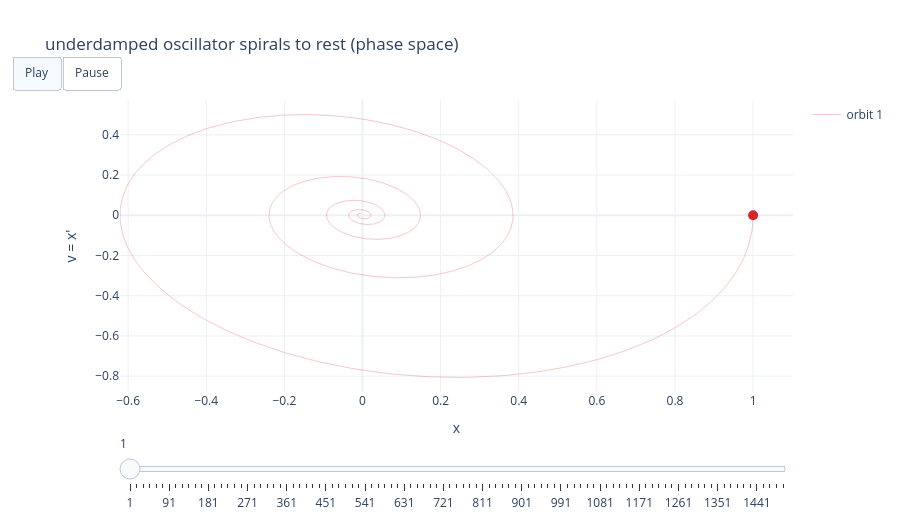

Notebook cell for this chart:
### Markdown cell above
**アニメーション**(Play で再生):同じ運動を **位相空間 $(x, v)$** で見ると、弱減衰の軌道は
原点へ **らせん状に巻き込む**(= 04 章の stable spiral)。点が時間とともに内側へ回ります。

### Code cell
import plotly.io as pio
from ode_book import interactive

pio.renderers.default = "plotly_mimetype+notebook_connected"
fu = systems.harmonic_oscillator(omega=1.0, gamma=0.15)
tt = np.linspace(0, 30, 1500)
traj = solvers.rk4(fu, [1.0, 0.0], tt)[:, :2]
interactive.plotly_trajectory_anim(traj, step=15, xlabel="x", ylabel="v = x'",
                                   title="underdamped oscillator spirals to rest (phase space)").show()

### Figure 1 — Plotly figure (JSON) as saved in the notebook; plotly's stock layout.template omitted (floating-point values rounded to 4 significant figures; data arrays with more than 128 entries replaced by an {"elided": "..."} marker saying what was removed)
{"data": [{"line": {"color": "#d62728", "width": 1}, "mode": "lines", "name": "orbit 1", "opacity": 0.25, "type": "scatter", "x": {"elided": "1500 float values"}, "y": {"elided": "1500 float values"}}, {"marker": {"color": "#d62728", "size": 10}, "mode": "markers", "showlegend": false, "type": "scatter", "x": [1.0], "y": [0.0]}], "layout": {"height": 520, "sliders": [{"active": 0, "pad": {"t": 40}, "steps": [{"args": [["1"], {"frame": {"duration": 0, "redraw": true}, "mode": "immediate"}], "label": "1", "method": "animate"}, {"args": [["16"], {"frame": {"duration": 0, "redraw": true}, "mode": "immediate"}], "label": "16", "method": "animate"}, {"args": [["31"], {"frame": {"duration": 0, "redraw": true}, "mode": "immediate"}], "label": "31", "method": "animate"}, {"args": [["46"], {"frame": {"duration": 0, "redraw": true}, "mode": "immediate"}], "label": "46", "method": "animate"}, {"args": [["61"], {"frame": {"duration": 0, "redraw": true}, "mode": "immediate"}], "label": "61", "method": "animate"}, {"args": [["76"], {"frame": {"duration": 0, "redraw": true}, "mode": "immediate"}], "label": "76", "method": "animate"}, {"args": [["91"], {"frame": {"duration": 0, "redraw": true}, "mode": "immediate"}], "label": "91", "method": "animate"}, {"args": [["106"], {"frame": {"duration": 0, "redraw": true}, "mode": "immediate"}], "label": "106", "method": "animate"}, {"args": [["121"], {"frame": {"duration": 0, "redraw": true}, "mode": "immediate"}], "label": "121", "method": "animate"}, {"args": [["136"], {"frame": {"duration": 0, "redraw": true}, "mode": "immediate"}], "label": "136", "method": "animate"}, {"args": [["151"], {"frame": {"duration": 0, "redraw": true}, "mode": "immediate"}], "label": "151", "method": "animate"}, {"args": [["166"], {"frame": {"duration": 0, "redraw": true}, "mode": "immediate"}], "label": "166", "method": "animate"}, {"args": [["181"], {"frame": {"duration": 0, "redraw": true}, "mode": "immediate"}], "label": "181", "method": "animate"}, {"args": [["196"], {"frame": {"duration": 0, "redraw": true}, "mode": "immediate"}], "label": "196", "method": "animate"}, {"args": [["211"], {"frame": {"duration": 0, "redraw": true}, "mode": "immediate"}], "label": "211", "method": "animate"}, {"args": [["226"], {"frame": {"duration": 0, "redraw": true}, "mode": "immediate"}], "label": "226", "method": "animate"}, {"args": [["241"], {"frame": {"duration": 0, "redraw": true}, "mode": "immediate"}], "label": "241", "method": "animate"}, {"args": [["256"], {"frame": {"duration": 0, "redraw": true}, "mode": "immediate"}], "label": "256", "method": "animate"}, {"args": [["271"], {"frame": {"duration": 0, "redraw": true}, "mode": "immediate"}], "label": "271", "method": "animate"}, {"args": [["286"], {"frame": {"duration": 0, "redraw": true}, "mode": "immediate"}], "label": "286", "method": "animate"}, {"args": [["301"], {"frame": {"duration": 0, "redraw": true}, "mode": "immediate"}], "label": "301", "method": "animate"}, {"args": [["316"], {"frame": {"duration": 0, "redraw": true}, "mode": "immediate"}], "label": "316", "method": "animate"}, {"args": [["331"], {"frame": {"duration": 0, "redraw": true}, "mode": "immediate"}], "label": "331", "method": "animate"}, {"args": [["346"], {"frame": {"duration": 0, "redraw": true}, "mode": "immediate"}], "label": "346", "method": "animate"}, {"args": [["361"], {"frame": {"duration": 0, "redraw": true}, "mode": "immediate"}], "label": "361", "method": "animate"}, {"args": [["376"], {"frame": {"duration": 0, "redraw": true}, "mode": "immediate"}], "label": "376", "method": "animate"}, {"args": [["391"], {"frame": {"duration": 0, "redraw": true}, "mode": "immediate"}], "label": "391", "method": "animate"}, {"args": [["406"], {"frame": {"duration": 0, "redraw": true}, "mode": "immediate"}], "label": "406", "method": "animate"}, {"args": [["421"], {"frame": {"duration": 0, "redraw": true}, "mode": "immediate"}], "label": "421", "method": "animate"}, {"args": [["436"], {"frame": {"duration": 0, "redraw": true}, "mode": "immediate"}], "label": "436", "method": "animate"}, {"args": [["451"], {"frame": {"duration": 0, "redraw": true}, "mode": "immediate"}], "label": "451", "method": "animate"}, {"args": [["466"], {"frame": {"duration": 0, "redraw": true}, "mode": "immediate"}], "label": "466", "method": "animate"}, {"args": [["481"], {"frame": {"duration": 0, "redraw": true}, "mode": "immediate"}], "label": "481", "method": "animate"}, {"args": [["496"], {"frame": {"duration": 0, "redraw": true}, "mode": "immediate"}], "label": "496", "method": "animate"}, {"args": [["511"], {"frame": {"duration": 0, "redraw": true}, "mode": "immediate"}], "label": "511", "method": "animate"}, {"args": [["526"], {"frame": {"duration": 0, "redraw": true}, "mode": "immediate"}], "label": "526", "method": "animate"}, {"args": [["541"], {"frame": {"duration": 0, "redraw": true}, "mode": "immediate"}], "label": "541", "method": "animate"}, {"args": [["556"], {"frame": {"duration": 0, "redraw": true}, "mode": "immediate"}], "label": "556", "method": "animate"}, {"args": [["571"], {"frame": {"duration": 0, "redraw": true}, "mode": "immediate"}], "label": "571", "method": "animate"}, {"args": [["586"], {"frame": {"duration": 0, "redraw": true}, "mode": "immediate"}], "label": "586", "method": "animate"}, {"args": [["601"], {"frame": {"duration": 0, "redraw": true}, "mode": "immediate"}], "label": "601", "method": "animate"}, {"args": [["616"], {"frame": {"duration": 0, "redraw": true}, "mode": "immediate"}], "label": "616", "method": "animate"}, {"args": [["631"], {"frame": {"duration": 0, "redraw": true}, "mode": "immediate"}], "label": "631", "method": "animate"}, {"args": [["646"], {"frame": {"duration": 0, "redraw": true}, "mode": "immediate"}], "label": "646", "method": "animate"}, {"args": [["661"], {"frame": {"duration": 0, "redraw": true}, "mode": "immediate"}], "label": "661", "method": "animate"}, {"args": [["676"], {"frame": {"duration": 0, "redraw": true}, "mode": "immediate"}], "label": "676", "method": "animate"}, {"args": [["691"], {"frame": {"duration": 0, "redraw": true}, "mode": "immediate"}], "label": "691", "method": "animate"}, {"args": [["706"], {"frame": {"duration": 0, "redraw": true}, "mode": "immediate"}], "label": "706", "method": "animate"}, {"args": [["721"], {"frame": {"duration": 0, "redraw": true}, "mode": "immediate"}], "label": "721", "method": "animate"}, {"args": [["736"], {"frame": {"duration": 0, "redraw": true}, "mode": "immediate"}], "label": "736", "method": "animate"}, {"args": [["751"], {"frame": {"duration": 0, "redraw": true}, "mode": "immediate"}], "label": "751", "method": "animate"}, {"args": [["766"], {"frame": {"duration": 0, "redraw": true}, "mode": "immediate"}], "label": "766", "method": "animate"}, {"args": [["781"], {"frame": {"duration": 0, "redraw": true}, "mode": "immediate"}], "label": "781", "method": "animate"}, {"args": [["796"], {"frame": {"duration": 0, "redraw": true}, "mode": "immediate"}], "label": "796", "method": "animate"}, {"args": [["811"], {"frame": {"duration": 0, "redraw": true}, "mode": "immediate"}], "label": "811", "method": "animate"}, {"args": [["826"], {"frame": {"duration": 0, "redraw": true}, "mode": "immediate"}], "label": "826", "method": "animate"}, {"args": [["841"], {"frame": {"duration": 0, "redraw": true}, "mode": "immediate"}], "label": "841", "method": "animate"}, {"args": [["856"], {"frame": {"duration": 0, "redraw": true}, "mode": "immediate"}], "label": "856", "method": "animate"}, {"args": [["871"], {"frame": {"duration": 0, "redraw": true}, "mode": "immediate"}], "label": "871", "method": "animate"}, {"args": [["886"], {"frame": {"duration": 0, "redraw": true}, "mode": "immediate"}], "label": "886", "method": "animate"}, {"args": [["901"], {"frame": {"duration": 0, "redraw": true}, "mode": "immediate"}], "label": "901", "method": "animate"}, {"args": [["916"], {"frame": {"duration": 0, "redraw": true}, "mode": "immediate"}], "label": "916", "method": "animate"}, {"args": [["931"], {"frame": {"duration": 0, "redraw": true}, "mode": "immediate"}], "label": "931", "method": "animate"}, {"args": [["946"], {"frame": {"duration": 0, "redraw": true}, "mode": "immediate"}], "label": "946", "method": "animate"}, {"args": [["961"], {"frame": {"duration": 0, "redraw": true}, "mode": "immediate"}], "label": "961", "method": "animate"}, {"args": [["976"], {"frame": {"duration": 0, "redraw": true}, "mode": "immediate"}], "label": "976", "method": "animate"}, {"args": [["991"], {"frame": {"duration": 0, "redraw": true}, "mode": "immediate"}], "label": "991", "method": "animate"}, {"args": [["1006"], {"frame": {"duration": 0, "redraw": true}, "mode": "immediate"}], "label": "1006", "method": "animate"}, {"args": [["1021"], {"frame": {"duration": 0, "redraw": true}, "mode": "immediate"}], "label": "1021", "method": "animate"}, {"args": [["1036"], {"frame": {"duration": 0, "redraw": true}, "mode": "immediate"}], "label": "1036", "method": "animate"}, {"args": [["1051"], {"frame": {"duration": 0, "redraw": true}, "mode": "immediate"}], "label": "1051", "method": "animate"}, {"args": [["1066"], {"frame": {"duration": 0, "redraw": true}, "mode": "immediate"}], "label": "1066", "method": "animate"}, {"args": [["1081"], {"frame": {"duration": 0, "redraw": true}, "mode": "immediate"}], "label": "1081", "method": "animate"}, {"args": [["1096"], {"frame": {"duration": 0, "redraw": true}, "mode": "immediate"}], "label": "1096", "method": "animate"}, {"args": [["1111"], {"frame": {"duration": 0, "redraw": true}, "mode": "immediate"}], "label": "1111", "method": "animate"}, {"args": [["1126"], {"frame": {"duration": 0, "redraw": true}, "mode": "immediate"}], "label": "1126", "method": "animate"}, {"args": [["1141"], {"frame": {"duration": 0, "redraw": true}, "mode": "immediate"}], "label": "1141", "method": "animate"}, {"args": [["1156"], {"frame": {"duration": 0, "redraw": true}, "mode": "immediate"}], "label": "1156", "method": "animate"}, {"args": [["1171"], {"frame": {"duration": 0, "redraw": true}, "mode": "immediate"}], "label": "1171", "method": "animate"}, {"args": [["1186"], {"frame": {"duration": 0, "redraw": true}, "mode": "immediate"}], "label": "1186", "method": "animate"}, {"args": [["1201"], {"frame": {"duration": 0, "redraw": true}, "mode": "immediate"}], "label": "1201", "method": "animate"}, {"args": [["1216"], {"frame": {"duration": 0, "redraw": true}, "mode": "immediate"}], "label": "1216", "method": "animate"}, {"args": [["1231"], {"frame": {"duration": 0, "redraw": true}, "mode": "immediate"}], "label": "1231", "method": "animate"}, {"args": [["1246"], {"frame": {"duration": 0, "redraw": true}, "mode": "immediate"}], "label": "1246", "method": "animate"}, {"args": [["1261"], {"frame": {"duration": 0, "redraw": true}, "mode": "immediate"}], "label": "1261", "method": "animate"}, {"args": [["1276"], {"frame": {"duration": 0, "redraw": true}, "mode": "immediate"}], "label": "1276", "method": "animate"}, {"args": [["1291"], {"frame": {"duration": 0, "redraw": true}, "mode": "immediate"}], "label": "1291", "method": "animate"}, {"args": [["1306"], {"frame": {"duration": 0, "redraw": true}, "mode": "immediate"}], "label": "1306", "method": "animate"}, {"args": [["1321"], {"frame": {"duration": 0, "redraw": true}, "mode": "immediate"}], "label": "1321", "method": "animate"}, {"args": [["1336"], {"frame": {"duration": 0, "redraw": true}, "mode": "immediate"}], "label": "1336", "method": "animate"}, {"args": [["1351"], {"frame": {"duration": 0, "redraw": true}, "mode": "immediate"}], "label": "1351", "method": "animate"}, {"args": [["1366"], {"frame": {"duration": 0, "redraw": true}, "mode": "immediate"}], "label": "1366", "method": "animate"}, {"args": [["1381"], {"frame": {"duration": 0, "redraw": true}, "mode": "immediate"}], "label": "1381", "method": "animate"}, {"args": [["1396"], {"frame": {"duration": 0, "redraw": true}, "mode": "immediate"}], "label": "1396", "method": "animate"}, {"args": [["1411"], {"frame": {"duration": 0, "redraw": true}, "mode": "immediate"}], "label": "1411", "method": "animate"}, {"args": [["1426"], {"frame": {"duration": 0, "redraw": true}, "mode": "immediate"}], "label": "1426", "method": "animate"}, {"args": [["1441"], {"frame": {"duration": 0, "redraw": true}, "mode": "immediate"}], "label": "1441", "method": "animate"}, {"args": [["1456"], {"frame": {"duration": 0, "redraw": true}, "mode": "immediate"}], "label": "1456", "method": "animate"}, {"args": [["1471"], {"frame": {"duration": 0, "redraw": true}, "mode": "immediate"}], "label": "1471", "method": "animate"}, {"args": [["1486"], {"frame": {"duration": 0, "redraw": true}, "mode": "immediate"}], "label": "1486", "method": "animate"}, {"args": [["1499"], {"frame": {"duration": 0, "redraw": true}, "mode": "immediate"}], "label": "1499", "method": "animate"}]}], "title": {"text": "underdamped oscillator spirals to rest (phase space)"}, "updatemenus": [{"buttons": [{"args": [null, {"frame": {"duration": 40, "redraw": true}, "fromcurrent": true}], "label": "Play", "method": "animate"}, {"args": [[null], {"frame": {"duration": 0}, "mode": "immediate"}], "label": "Pause", "method": "animate"}], "direction": "left", "type": "buttons", "x": 0.0, "y": 1.15}], "xaxis": {"title": {"text": "x"}}, "yaxis": {"title": {"text": "v = x'"}}}}
